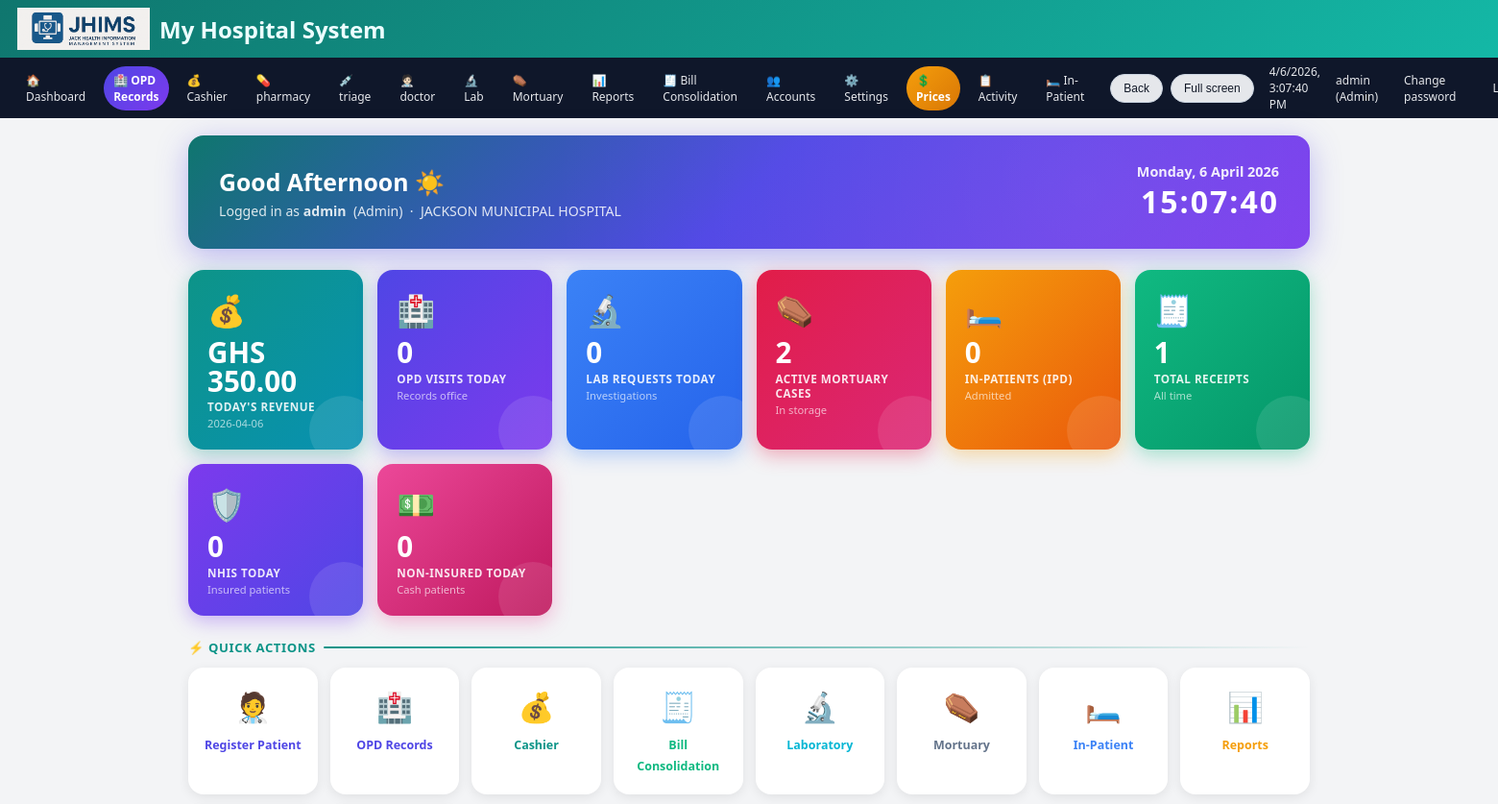
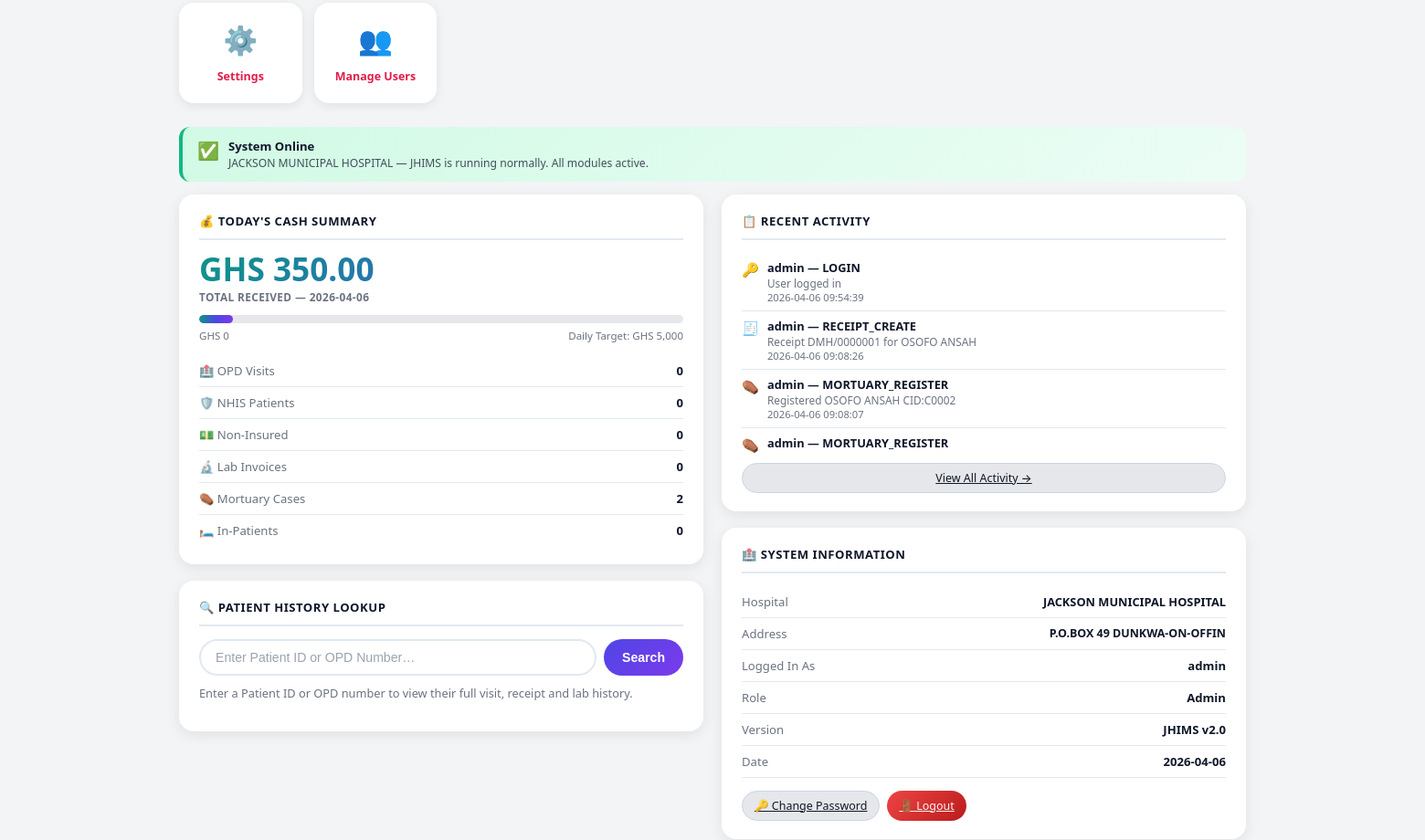
The page /dashboard (signed in, upper part) on the database as committed earlier (2 pictures, top to bottom).
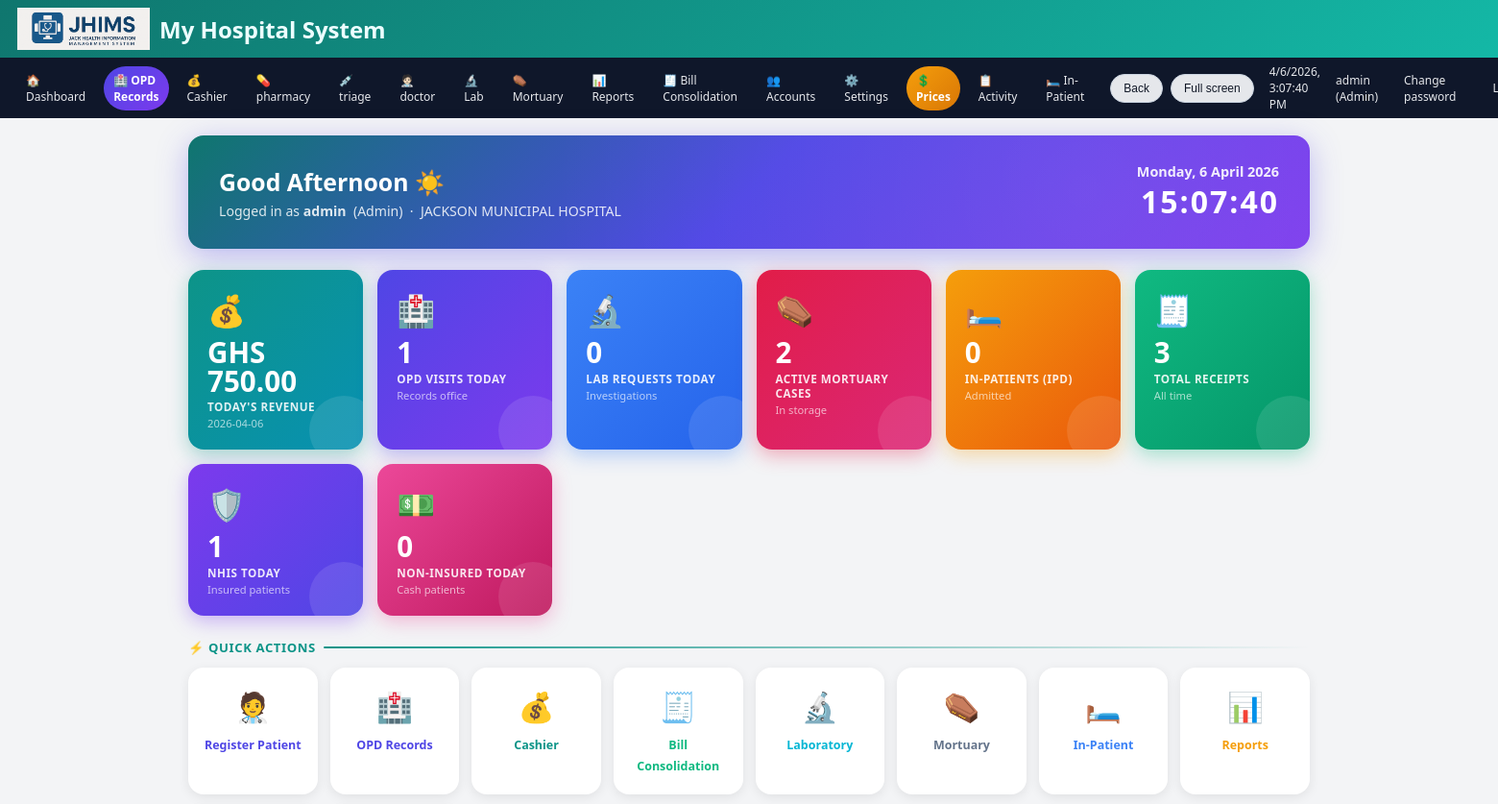
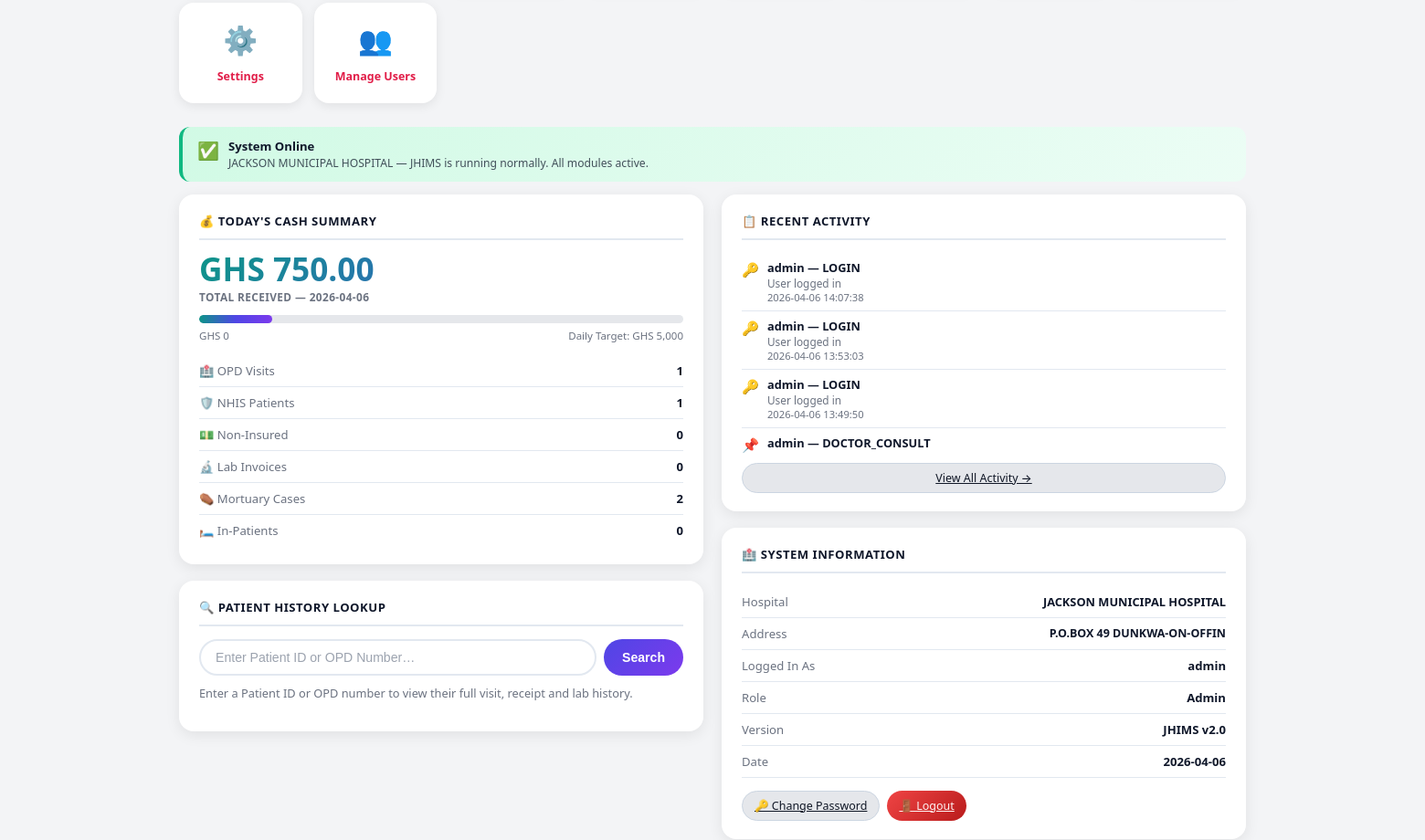
The same page on the database as committed later (2 pictures, top to bottom).
### tables this page shows
CREATE TABLE activity_log(id INTEGER PRIMARY KEY AUTOINCREMENT,timestamp TEXT,username TEXT,action TEXT,details TEXT);

### app.py (the view, shortened to what this page needs)
@app.route("/dashboard")
@login_required()
def dashboard():
    today = datetime.now().strftime("%Y-%m-%d")
    conn = get_db()
    c = conn.cursor()
    c.execute("SELECT COALESCE(SUM(amount_paid),0) FROM patient_records WHERE date=?", (today,))
    total_today = c.fetchone()[0]
    c.execute("SELECT COUNT(*) FROM opd_visits WHERE visit_date=?", (today,))
    today_opd_count = c.fetchone()[0]
    c.execute("SELECT COUNT(*) FROM opd_visits WHERE visit_date=? AND funding='NHIS'", (today,))
    today_nhis = c.fetchone()[0]
    c.execute("SELECT COUNT(*) FROM opd_visits WHERE visit_date=? AND funding='Non-Insured'", (today,))
    today_noninsured = c.fetchone()[0]
    c.execute("SELECT COUNT(*) FROM lab_requests WHERE substr(created_at,1,10)=?", (today,))
    today_lab_count = c.fetchone()[0]
    c.execute("SELECT COUNT(*) FROM mortuary_cases WHERE status='In-Mortuary'", )
    mortuary_count = c.fetchone()[0]
    try:
        c.execute("SELECT COUNT(*) FROM ipd WHERE status='Admitted'")
        ipd_count = c.fetchone()[0]
    except Exception:
        ipd_count = 0
    c.execute("SELECT COUNT(*) FROM patient_records")
    total_records = c.fetchone()[0]
    recent_activity = []
    c.execute("SELECT * FROM activity_log ORDER BY id DESC LIMIT 15")
    recent_activity = c.fetchall()
    pid = request.args.get("patient_id", "").strip()
    timeline = []
    conn.close()
    return render_template("dashboard.html",
        total_today=total_today, today=today,
        today_opd_count=today_opd_count,
        today_nhis=today_nhis,
        today_noninsured=today_noninsured,
        today_lab_count=today_lab_count,
        mortuary_count=mortuary_count,
        ipd_count=ipd_count,
        total_records=total_records,
        recent_activity=recent_activity,
        patient_id=pid, timeline=timeline)

### app.py (called while the page is built)
def get_db():
    conn = sqlite3.connect(DB_PATH)
    conn.row_factory = sqlite3.Row
    return conn

@app.context_processor
def inject_hospital():
    return dict(hospital=get_hospital())

def get_hospital():
    conn = get_db()
    c = conn.cursor()
    c.execute("SELECT * FROM hospital_settings LIMIT 1")
    data = c.fetchone()
    conn.close()
    return data

def login_required(role=None):
    def deco(f):
        @wraps(f)
        def wrapper(*args, **kwargs):
            if "user" not in session:
                return redirect(url_for("login"))
            if role and session.get("role") not in (role, "Admin"):
                flash("Access denied for your role.", "danger")
                return redirect(url_for("dashboard"))
            return f(*args, **kwargs)
        return wrapper
    return deco

@app.before_request
def startup():
    global _db_initialized
    if not _db_initialized:
        init_db()
        _db_initialized = True

### templates/dashboard.html (shortened to what the changed rows need)
{% extends "base.html" %}
{% block content %}
<div class="greeting-banner">
  <div class="gb-left">
    <h2 id="greeting-text">Welcome 👋</h2>
  </div>
</div>
<div class="stat-grid">
  {% if session.get('role') in ['Admin','Cashier'] %}
  <a href="{{ url_for('cashier') }}" class="stat-card sc-teal d1">
    <span class="sc-icon">💰</span>
    <div class="sc-val">GHS {{ '%.2f'|format(total_today or 0) }}</div>
    <div class="sc-lbl">Today's Revenue</div>
    <div class="sc-sub">{{ today }}</div>
  </a>
  {% endif %}
  {% if session.get('role') in ['Admin','Records'] %}
  <a href="{{ url_for('records') }}" class="stat-card sc-indigo d2">
    <span class="sc-icon">🏥</span>
    <div class="sc-val">{{ today_opd_count or 0 }}</div>
    <div class="sc-lbl">OPD Visits Today</div>
    <div class="sc-sub">Records office</div>
  </a>
  {% endif %}
  <a href="{{ url_for('reports_home') }}" class="stat-card sc-green d6">
    <span class="sc-icon">🧾</span>
    <div class="sc-val">{{ total_records or 0 }}</div>
    <div class="sc-lbl">Total Receipts</div>
    <div class="sc-sub">All time</div>
  </a>
  <a href="{{ url_for('records') }}" class="stat-card sc-violet d7">
    <span class="sc-icon">🛡️</span>
    <div class="sc-val">{{ today_nhis or 0 }}</div>
    <div class="sc-lbl">NHIS Today</div>
    <div class="sc-sub">Insured patients</div>
  </a>
</div>
<div class="dash-cols">
  <div>
    {% if session.get('role') in ['Admin','Cashier'] %}
    <div class="panel">
      <div class="panel-title">💰 Today's Cash Summary</div>
      <div class="cash-amount">GHS {{ '%.2f'|format(total_today or 0) }}</div>
      <div class="cash-label">Total received — {{ today }}</div>
      <div class="progress-bar-wrap">
        <div class="progress-bar-fill" style="width:{{ [((total_today or 0)/5000*100),100]|min }}%;"></div>
      </div>
      <div style="display:flex;justify-content:space-between;margin-top:6px;font-size:.72rem;color:var(--text-muted,#6b7280);">
        <span>GHS 0</span><span>Daily Target: GHS 5,000</span>
      </div>
      <div style="margin-top:14px;">
        <div class="info-row"><span class="ir-label">🏥 OPD Visits</span><span class="ir-val">{{ today_opd_count or 0 }}</span></div>
        <div class="info-row"><span class="ir-label">🛡️ NHIS Patients</span><span class="ir-val">{{ today_nhis or 0 }}</span></div>
        <div class="info-row"><span class="ir-label">💵 Non-Insured</span><span class="ir-val">{{ today_noninsured or 0 }}</span></div>
        <div class="info-row"><span class="ir-label">🔬 Lab Invoices</span><span class="ir-val">{{ today_lab_count or 0 }}</span></div>
        <div class="info-row"><span class="ir-label">⚰️ Mortuary Cases</span><span class="ir-val">{{ mortuary_count or 0 }}</span></div>
        <div class="info-row"><span class="ir-label">🛏️ In-Patients</span><span class="ir-val">{{ ipd_count or 0 }}</span></div>
      </div>
    </div>
    {% endif %}
  </div>
  <div>
    {% if session.get('role') == 'Admin' %}
    <div class="panel">
      <div class="activity-ticker">
        {% if recent_activity %}
          {% for act in recent_activity %}
          <div class="activity-item">
            <span class="at-icon">{% if 'LOGIN' in act.action %}🔑{% elif 'RECEIPT' in act.action %}🧾{% elif 'LAB' in act.action %}🔬{% elif 'OPD' in act.action %}🏥{% elif 'MORT' in act.action %}⚰️{% else %}📌{% endif %}</span>
            <div>
              <div class="at-action">{{ act.username }} — {{ act.action }}</div>
              <div style="font-size:.74rem;color:var(--text-muted,#6b7280);">{{ act.details }}</div>
              <div class="at-time">{{ act.timestamp }}</div>
            </div>
          </div>
          {% endfor %}
        {% else %}
          <p style="text-align:center;padding:20px;color:var(--text-muted,#6b7280);font-size:.82rem;">No recent activity.</p>
        {% endif %}
      </div>
    </div>
    {% endif %}
  </div>
</div>
{% endblock %}

Rows that differ between the two databases and show on the page:
no longer on this page (row unchanged): activity_log: username "admin", action "LOGIN", details "User logged in", timestamp "2026-04-06 09:54:39"
no longer on this page (row unchanged): activity_log: username "admin", action "RECEIPT_CREATE", details "Receipt DMH/0000001 for OSOFO ANSAH", timestamp "2026-04-06 09:08:26"
no longer on this page (row unchanged): activity_log: username "admin", action "MORTUARY_REGISTER", details "Registered OSOFO ANSAH CID:C0002", timestamp "2026-04-06 09:08:07"
no longer on this page (row unchanged): activity_log: username "admin", action "MORTUARY_REGISTER"
added activity_log: username "admin", action "LOGIN", details "User logged in", timestamp "2026-04-06 14:07:38"
added activity_log: username "admin", action "LOGIN", details "User logged in", timestamp "2026-04-06 13:53:03"
added activity_log: username "admin", action "LOGIN", details "User logged in", timestamp "2026-04-06 13:49:50"
added activity_log: username "admin", action "DOCTOR_CONSULT"
Other text that changed with them:
{{ '%.2f'|format(total_today or 0) }}: "350.00" → "750.00"
{{ today_opd_count or 0 }}: "0" → "1"
{{ total_records or 0 }}: "1" → "3"
{{ today_nhis or 0 }}: "0" → "1"
{{ [((total_today or 0)/5000*100),100]|min }}: 7.000000000000001 → 15.0 (drawn)
